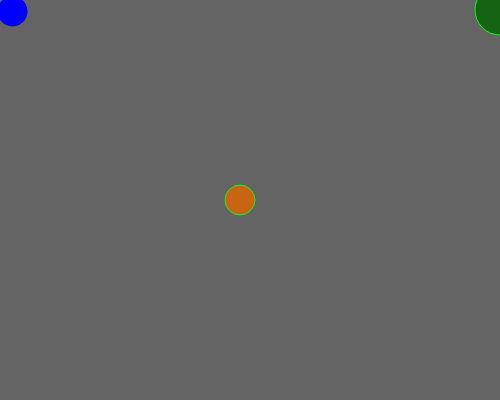
Frame 1 (no input)
Frame 60 (no input): identical to frame 1, image omitted
Frame 120 (the mouse pressed at the canvas centre since frame 60): identical to frame 1, image omitted

The p5.js sketch that drew this single still picture (run headless with seeded random() and noise() and a simulated clock; from frame 60 on, the mouse is pressed at the canvas centre):

// p5.js sketch
// ── sketch.js
//Basics pf Coordinnate systems
//IN PYTHON, WE WROTE "RUN TO COMPLETION"
// (start at top, end at bottom)

//IN p5.js, we write "interactive"
// setup() - runs once, at start
// draw() - runs over and over(after setup)
// targeting 60 times per second  
//SCREEN IS UPDATED AT BOTTOM OF DRAW

// ----GLOBAL VARIABLE SECTION---
//WE CAN DECLARE VARIABLES HERE
//WE CAN INITIALIZE VARIABLES WITH SIMPLE DATA TYPES
//DON'T HAVE ACCESS TO SYSTEM VARIABLES
let circleX = 240;
let COMPLETION = 500

function setup() {
  createCanvas(500, 400);
}

function draw() {
  //REPEATS OVER AND OVER(AUTOMATICALLY) 60 FRAMES

  background(100); //WIPES THE SCREEN}
//drawTwoCircles();
fiveCircles();

//    R   G    B

function fiveCircles(){
  fill(20, 100, 20)
stroke("#00FF00")

//      x        y  dia

circle(COMPLETION, 10, 50) ;

//SECOND CIRCLE
fill("blue");
noStroke();
circle(width/40, height/35, 30)


}


fill(200, 100, 20)
stroke("#00FF00")

//      x        y  dia

circle(circleX, 200, 30) ;




}

function drawTwoCircles(){
//    R   G    B

fill(200, 100, 20)
stroke("#00FF00")

//      x        y  dia

circle(circleX, 100, 50) ;

//SECOND CIRCLE
fill("blue");
noStroke();
circle(width/2, height/2, 200)
}
